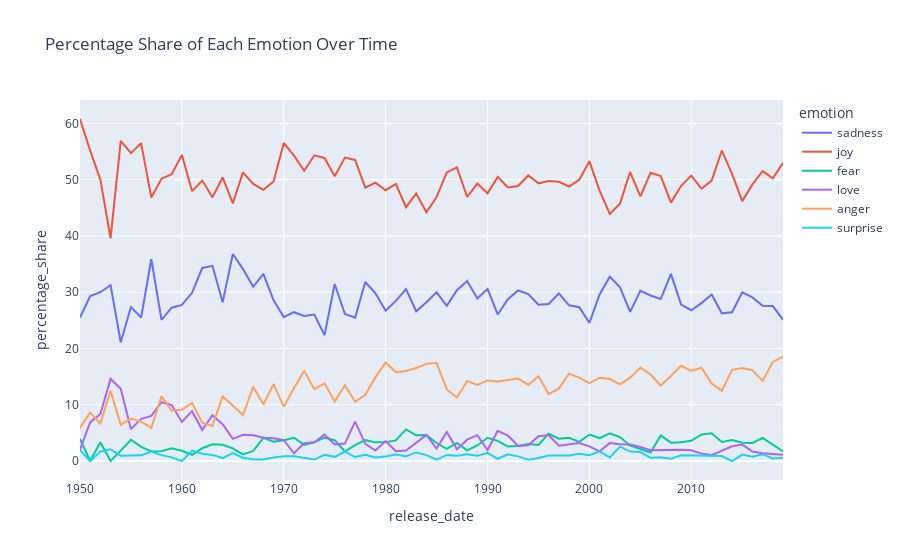

The code cell stored with this chart in its notebook:
### Markdown cell above
### Plotting all Emotions Together

### Code cell
fig = px.line(emotion_percentages_per_year_df, x="release_date", y="percentage_share", color='emotion', title='Percentage Share of Each Emotion Over Time')
fig.show()
